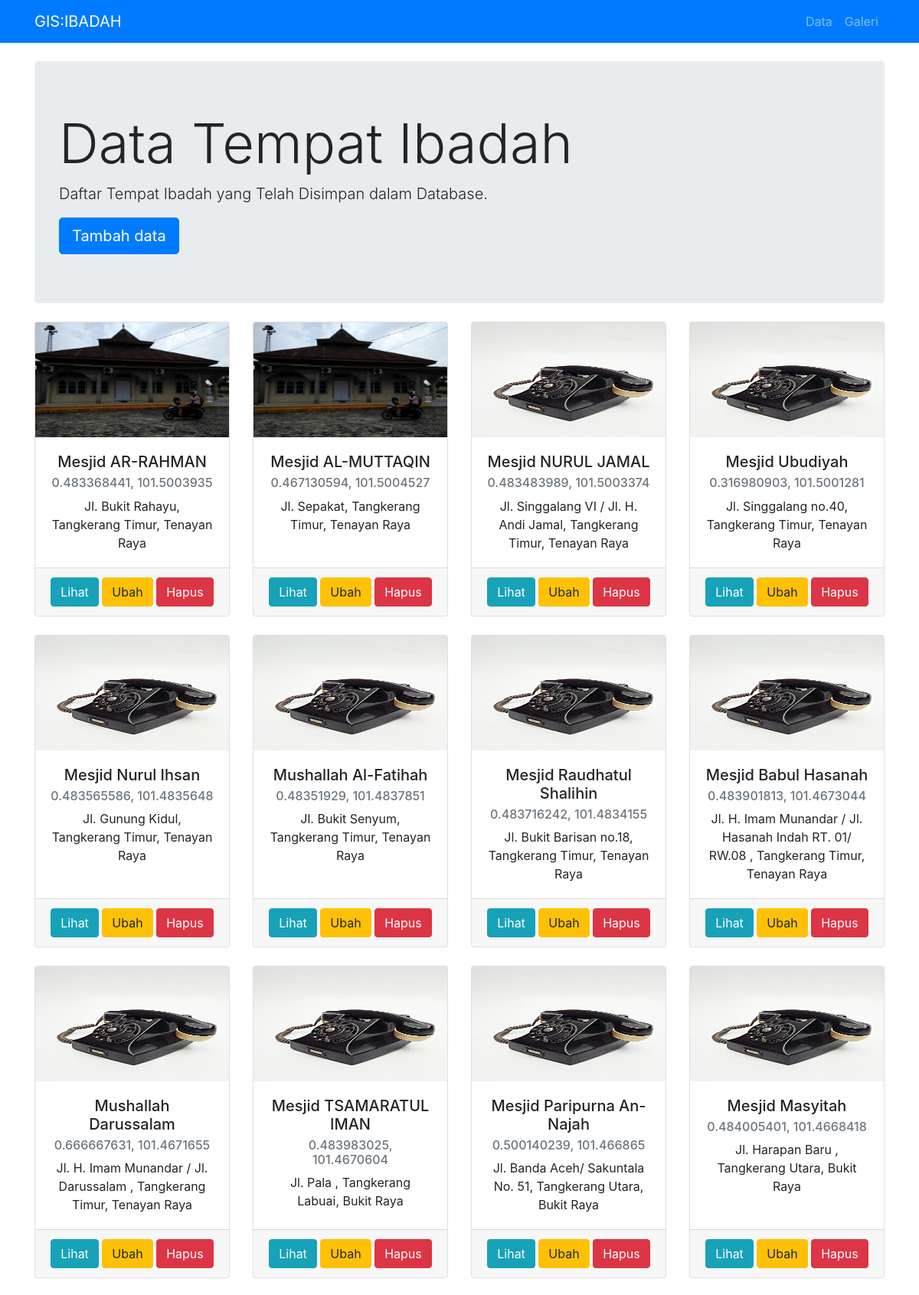
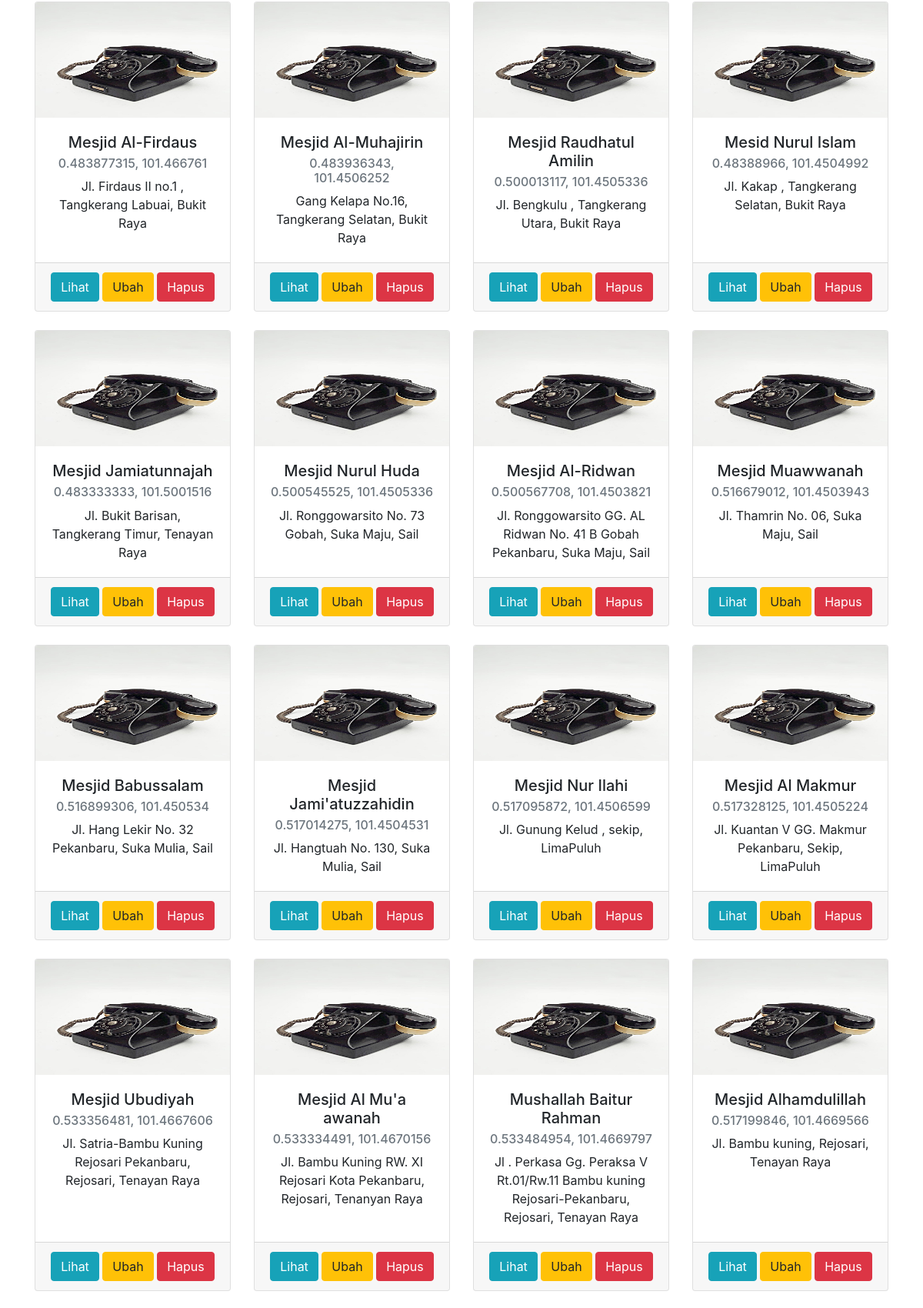
The app's page /data.php (upper part) with its own data (2 pictures, top to bottom).
### tables this page shows
CREATE TABLE `tempat_ibadah` (
  `no` int(11) NOT NULL,
  `nama_mesjid` varchar(255) NOT NULL,
  `alamat` varchar(255) NOT NULL,
  `kelurahan` varchar(100) NOT NULL,
  `kecamatan` varchar(50) DEFAULT NULL,
  `x` double NOT NULL,
  `y` double NOT NULL,
  `gambar` varchar(255) NOT NULL
);

### data.php (the view, shortened to what this page needs)
<!DOCTYPE html>
<html lang="en">
<html>
<head>
  <link rel="stylesheet" href="https://openlayers.org/en/latest/css/ol.css" />
  <link rel="stylesheet" href="css/ol3-layerswitcher.css" />
  <link rel="stylesheet" href="css/fungsiweb.css" />
  <link href="vendor/bootstrap/css/bootstrap.min.css" rel="stylesheet">
  <link href="css/modern-business.css" rel="stylesheet">
</head>
<body>
  <?php include('include/navigation.php'); ?>
  <div class="container">
    <header class="jumbotron my-4">
      <h1 class="display-3">Data Tempat Ibadah</h1>
      <p class="lead">Daftar Tempat Ibadah yang Telah Disimpan dalam Database.</p>
      <a href="tambahdata.php" class="btn btn-primary btn-lg">Tambah data</a>
    </header>
    <div class="row text-center">
      <?php
      include('config/config.php');
      $sql = "SELECT * FROM tempat_ibadah";
      $result = $conn->query($sql);
      if ($result->num_rows > 0) {
        while($row = $result->fetch_assoc()) {
          $primarykey   = $row["no"];
          $nama_mesjid  = $row["nama_mesjid"];
          $alamat       = $row["alamat"];
          $kelurahan    = $row["kelurahan"];
          $kecamatan    = $row["kecamatan"];
          $koor_x       = $row["x"];
          $koor_y       = $row["y"];
          $imageURL     = 'images/uploads/'.$row["gambar"];
          ?>
          <div class="col-lg-3 col-md-6 mb-4">
            <div class="card">
              <img class="card-img-top" src="<?php echo $imageURL; ?>" height="150" width="500" alt="">
              <div class="card-body">
                <h5 class="card-title"><?php echo $nama_mesjid; ?></h5>
                <h6 class="card-subtitle mb-2 text-muted"><?php echo $koor_x . ", " . $koor_y; ?></h6>
                <p class="card-text"><?php echo $alamat . ", " . $kelurahan . ", " . $kecamatan; ?></p>
              </div>
              <div class="card-footer">
                <a href="lihatdata.php?no=<?php echo $primarykey; ?>" class="btn btn-info">Lihat</a>
                <a href="updatedata.php?no=<?php echo $primarykey; ?>" class="btn btn-warning">Ubah</a>
                <a href="aksi/hapus_aksi.php?no=<?php echo $primarykey ?>" class="btn btn-danger">Hapus</a>
              </div>
            </div>
          </div>
          <?php
        }
      } else {
        echo "Tidak Ada Data";
      }
      ?>
    </div>
    <?php include('include/footer.php'); ?>
  </body>
  </html>

### css/fungsiweb.css (style rules this page uses)
html, body { height: 100%; padding: 0; margin: 0; }

### css/modern-business.css (style rules this page uses)
@media (min-width: 992px) { body { padding-top: 56px; } }
.card { height: 100%; }

### records on screen
tempat_ibadah: gambar (picture), nama_mesjid "Mesjid AR-RAHMAN", x "0.483368441", y "101.5003935", alamat "Jl. Bukit Rahayu", kelurahan "Tangkerang Timur", kecamatan "Tenayan Raya"
tempat_ibadah: gambar (picture), nama_mesjid "Mesjid AL-MUTTAQIN", x "0.467130594", y "101.5004527", alamat "Jl. Sepakat", kelurahan "Tangkerang Timur", kecamatan "Tenayan Raya"
tempat_ibadah: gambar (picture), nama_mesjid "Mesjid NURUL JAMAL", x "0.483483989", y "101.5003374", alamat "Jl. Singgalang VI / Jl. H. Andi Jamal", kelurahan "Tangkerang Timur", kecamatan "Tenayan Raya"
tempat_ibadah: gambar (picture), nama_mesjid "Mesjid Ubudiyah", x "0.316980903", y "101.5001281", alamat "Jl. Singgalang no.40", kelurahan "Tangkerang Timur", kecamatan "Tenayan Raya"
tempat_ibadah: gambar (picture), nama_mesjid "Mesjid Nurul Ihsan", x "0.483565586", y "101.4835648", alamat "Jl. Gunung Kidul", kelurahan "Tangkerang Timur", kecamatan "Tenayan Raya"
tempat_ibadah: gambar (picture), nama_mesjid "Mushallah Al-Fatihah", x "0.48351929", y "101.4837851", alamat "Jl. Bukit Senyum", kelurahan "Tangkerang Timur", kecamatan "Tenayan Raya"
tempat_ibadah: gambar (picture), nama_mesjid "Mesjid Raudhatul Shalihin", x "0.483716242", y "101.4834155", alamat "Jl. Bukit Barisan no.18", kelurahan "Tangkerang Timur", kecamatan "Tenayan Raya"
tempat_ibadah: gambar (picture), nama_mesjid "Mesjid Babul Hasanah", x "0.483901813", y "101.4673044", alamat "Jl. H. Imam Munandar / Jl. Hasanah Indah RT. 01/ RW.08", kelurahan "Tangkerang Timur", kecamatan "Tenayan Raya"
tempat_ibadah: gambar (picture), nama_mesjid "Mushallah Darussalam", x "0.666667631", y "101.4671655", alamat "Jl. H. Imam Munandar / Jl. Darussalam", kelurahan "Tangkerang Timur", kecamatan "Tenayan Raya"
tempat_ibadah: gambar (picture), nama_mesjid "Mesjid TSAMARATUL IMAN", x "0.483983025", y "101.4670604", alamat "Jl. Pala", kelurahan "Tangkerang Labuai", kecamatan "Bukit Raya"
tempat_ibadah: gambar (picture), nama_mesjid "Mesjid Paripurna An-Najah", x "0.500140239", y "101.466865", alamat "Jl. Banda Aceh/ Sakuntala No. 51", kelurahan "Tangkerang Utara", kecamatan "Bukit Raya"
tempat_ibadah: gambar (picture), nama_mesjid "Mesjid Masyitah", x "0.484005401", y "101.4668418", alamat "Jl. Harapan Baru", kelurahan "Tangkerang Utara", kecamatan "Bukit Raya"
tempat_ibadah: gambar (picture), nama_mesjid "Mesjid Al-Firdaus", x "0.483877315", y "101.466761", alamat "Jl. Firdaus II no.1", kelurahan "Tangkerang Labuai", kecamatan "Bukit Raya"
tempat_ibadah: gambar (picture), nama_mesjid "Mesjid Al-Muhajirin", x "0.483936343", y "101.4506252", alamat "Gang Kelapa No.16", kelurahan "Tangkerang Selatan", kecamatan "Bukit Raya"
tempat_ibadah: gambar (picture), nama_mesjid "Mesjid Raudhatul Amilin", x "0.500013117", y "101.4505336", alamat "Jl. Bengkulu", kelurahan "Tangkerang Utara", kecamatan "Bukit Raya"
tempat_ibadah: gambar (picture), nama_mesjid "Mesid Nurul Islam", x "0.48388966", y "101.4504992", alamat "Jl. Kakap", kelurahan "Tangkerang Selatan", kecamatan "Bukit Raya"
tempat_ibadah: gambar (picture), nama_mesjid "Mesjid Jamiatunnajah", x "0.483333333", y "101.5001516", alamat "Jl. Bukit Barisan", kelurahan "Tangkerang Timur", kecamatan "Tenayan Raya"
tempat_ibadah: gambar (picture), nama_mesjid "Mesjid Nurul Huda", x "0.500545525", y "101.4505336", alamat "Jl. Ronggowarsito No. 73 Gobah", kelurahan "Suka Maju", kecamatan "Sail"
tempat_ibadah: gambar (picture), nama_mesjid "Mesjid Al-Ridwan", x "0.500567708", y "101.4503821", alamat "Jl. Ronggowarsito GG. AL Ridwan No. 41 B Gobah Pekanbaru", kelurahan "Suka Maju", kecamatan "Sail"
tempat_ibadah: gambar (picture), nama_mesjid "Mesjid Muawwanah", x "0.516679012", y "101.4503943", alamat "Jl. Thamrin No. 06", kelurahan "Suka Maju", kecamatan "Sail"
tempat_ibadah: gambar (picture), nama_mesjid "Mesjid Babussalam", x "0.516899306", y "101.450534", alamat "Jl. Hang Lekir No. 32 Pekanbaru", kelurahan "Suka Mulia", kecamatan "Sail"
tempat_ibadah: gambar (picture), nama_mesjid "Mesjid Jami'atuzzahidin", x "0.517014275", y "101.4504531", alamat "Jl. Hangtuah No. 130", kelurahan "Suka Mulia", kecamatan "Sail"
tempat_ibadah: gambar (picture), nama_mesjid "Mesjid Nur Ilahi", x "0.517095872", y "101.4506599", alamat "Jl. Gunung Kelud", kelurahan "sekip", kecamatan "LimaPuluh"
tempat_ibadah: gambar (picture), nama_mesjid "Mesjid Al Makmur", x "0.517328125", y "101.4505224", alamat "Jl. Kuantan V GG. Makmur Pekanbaru", kelurahan "Sekip", kecamatan "LimaPuluh"
tempat_ibadah: gambar (picture), nama_mesjid "Mesjid Ubudiyah", x "0.533356481", y "101.4667606", alamat "Jl. Satria-Bambu Kuning Rejosari Pekanbaru", kelurahan "Rejosari", kecamatan "Tenayan Raya"
tempat_ibadah: gambar (picture), nama_mesjid "Mesjid Al Mu'a awanah", x "0.533334491", y "101.4670156", alamat "Jl. Bambu Kuning RW. XI Rejosari Kota Pekanbaru", kelurahan "Rejosari", kecamatan "Tenanyan Raya"
tempat_ibadah: gambar (picture), nama_mesjid "Mushallah Baitur Rahman", x "0.533484954", y "101.4669797", alamat "Jl . Perkasa Gg. Peraksa V Rt.01/Rw.11 Bambu kuning Rejosari-Pekanbaru", kelurahan "Rejosari", kecamatan "Tenayan Raya"
tempat_ibadah: gambar (picture), nama_mesjid "Mesjid Alhamdulillah", x "0.517199846", y "101.4669566", alamat "Jl. Bambu kuning", kelurahan "Rejosari", kecamatan "Tenayan Raya"
